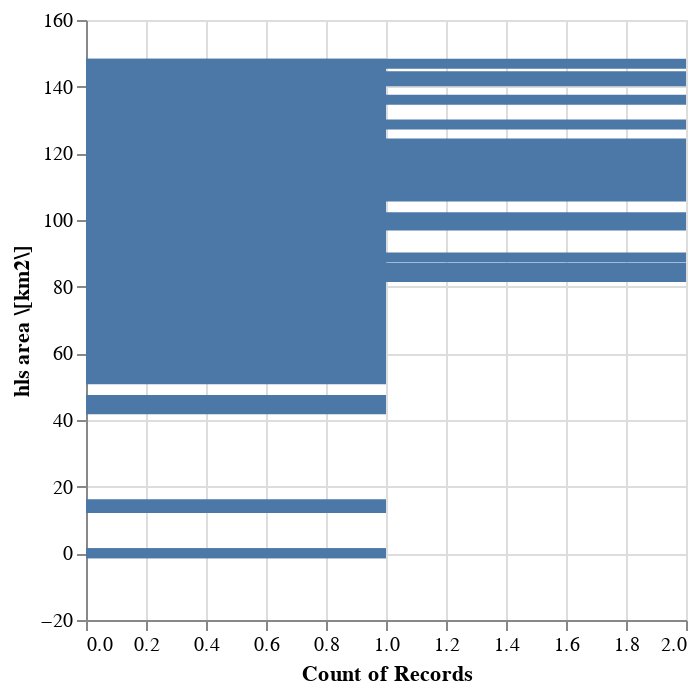

The notebook cell saved with this chart:
### Code cell
import altair as alt

chart = alt.Chart(test_df).mark_bar().encode(
    y=r'hls area \[km2\]:Q',
    x='count()'
    # y='hls area [km2]',
    # y2='water_level (m)'
)

chart

### Figure 1 — Vega-Lite specification as saved in the notebook (floating-point values rounded to 4 significant figures; data arrays with more than 128 entries replaced by an {"elided": "..."} marker saying what was removed)
{"config": {"view": {"continuousWidth": 300, "continuousHeight": 300}}, "data": {"name": "data-ff72b6782007671c8dec0ef75b2128da"}, "mark": {"type": "bar"}, "encoding": {"x": {"aggregate": "count", "type": "quantitative"}, "y": {"field": "hls area \\[km2\\]", "type": "quantitative"}}, "$schema": "https://vega.github.io/schema/vega-lite/v5.17.0.json", "datasets": {"data-ff72b6782007671c8dec0ef75b2128da": {"elided": "733 records"}}}
